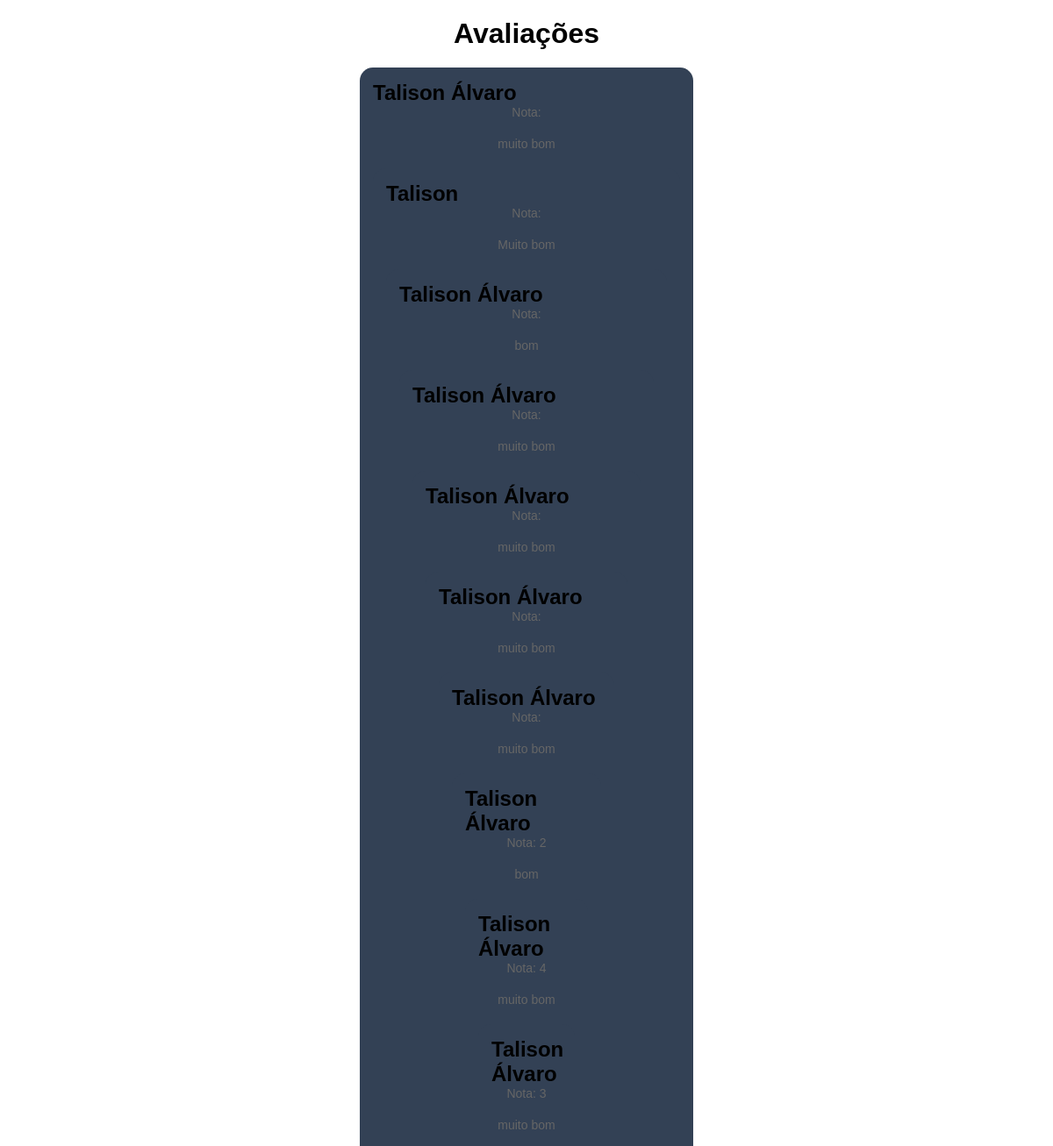
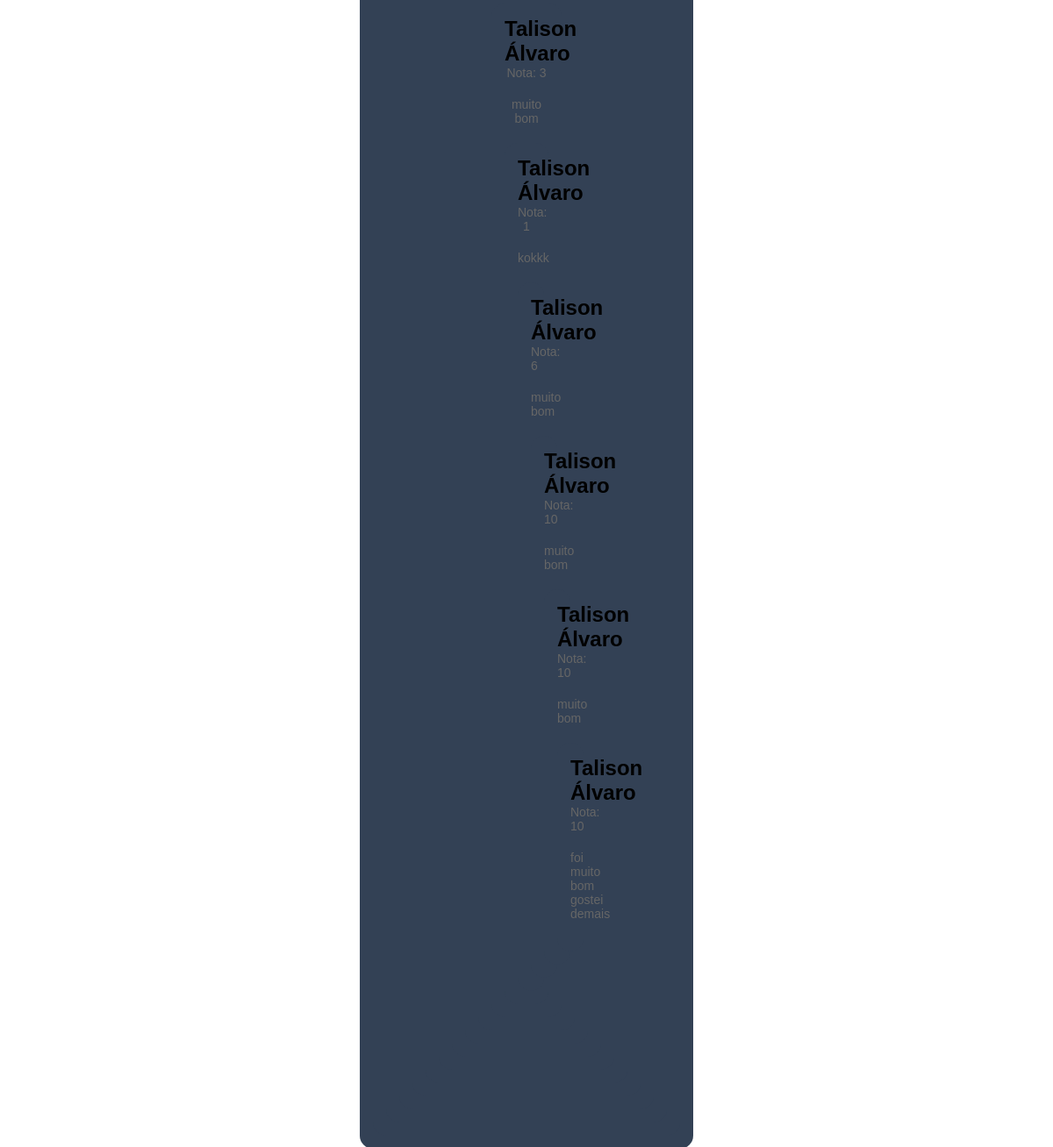
The page /admin on the database its author committed (2 pictures, top to bottom).
### tables this page shows
CREATE TABLE avaliacoes (
                   
            id INTEGER PRIMARY KEY AUTOINCREMENT,
                   
                    nome TEXT,
                   
                    nota INTEGER,
                   
                    comentario TEXT
                     );

### app.py (the view)
@app.route("/admin")
def admin():
    conn = sqlite3.connect("database.db")
    cursor = conn.cursor()
    cursor.execute("SELECT * FROM avaliacoes ORDER BY id DESC")
    avaliacoes = cursor.fetchall()
    conn.close()
    return render_template(
        "admin.html", avaliacoes=avaliacoes
    )

### templates/admin.html (shortened to what this page needs)
<!DOCTYPE html>
<html lang="pt-br">
<head>
    <link rel="stylesheet" href="{{ url_for('static', filename='style.css')}}">
</head>
<body>
    <div class="container">
        <h1>Avaliações</h1>
        {% for avaliacao in avaliacoes %}
        <div class="card">
            <h2>
                {{avaliacao[1]}}
            </h2>
            <p>
                Nota: {{avaliacao[2]}}
            </p>
            <p>
                {{avaliacao[3]}}
            </p>
            <div>
                {% endfor %}
            </div>
        </div>
    </div>
</body>
</html>

### static/style.css (style rules this page uses)
* { margin: 0; padding: 0; box-sizing: border-box; font-family: "Poppins", sans-serif; }
.container { width: 100%; max-width: 420px; margin: 0 auto; padding: 20px; display: flex; flex-direction: column; justify-content: center; min-height: 100vh; box-sizing: border-box; }
h1 { color: #000; text-align: center; margin-bottom: 5px; }
p { text-align: center; color: #666; font-size: 14px; margin-bottom: 20px; }
.card { background: #334155; padding: 15px; margin-top: 15px; border-radius: 15px; }

### rows shown on the page
avaliacoes: nome "Talison Álvaro", comentario "muito bom"
avaliacoes: nome "Talison", comentario "Muito bom"
avaliacoes: nome "Talison Álvaro", comentario "bom"
avaliacoes: nome "Talison Álvaro", comentario "muito bom"
avaliacoes: nome "Talison Álvaro", comentario "muito bom"
avaliacoes: nome "Talison Álvaro", comentario "muito bom"
avaliacoes: nome "Talison Álvaro", comentario "muito bom"
avaliacoes: nome "Talison Álvaro", nota "2", comentario "bom"
avaliacoes: nome "Talison Álvaro", nota "4", comentario "muito bom"
avaliacoes: nome "Talison Álvaro", nota "3", comentario "muito bom"
avaliacoes: nome "Talison Álvaro", nota "3", comentario "muito bom"
avaliacoes: nome "Talison Álvaro", nota "1", comentario "kokkk"
avaliacoes: nome "Talison Álvaro", nota "6", comentario "muito bom"
avaliacoes: nome "Talison Álvaro", nota "10", comentario "muito bom"
avaliacoes: nome "Talison Álvaro", nota "10", comentario "muito bom"
avaliacoes: nome "Talison Álvaro", nota "10", comentario "foi muito bom gostei demais"
